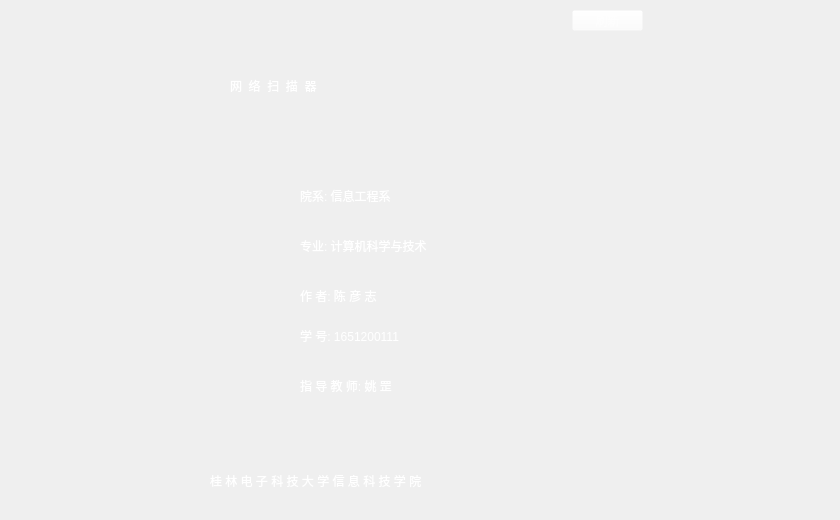
    <widget class="QWidget" name="tab">
     <property name="styleSheet">
      <string notr="true">QWidget#tab{
	border-image: url(:/background/images/background/webscan.jpg);
}</string>
     </property>
     <attribute name="title">
      <string>主页面</string>
     </attribute>
     <widget class="QLabel" name="label">
      <property name="geometry">
       <rect>
        <x>230</x>
        <y>60</y>
        <width>351</width>
        <height>51</height>
       </rect>
      </property>
      <property name="styleSheet">
       <string notr="true">color: rgb(255, 255, 255);
font: 48pt &quot;Helvetica Neue&quot;;</string>
      </property>
      <property name="text">
       <string>网  络  扫  描  器</string>
      </property>
     </widget>
     <widget class="QLabel" name="label_2">
      <property name="geometry">
       <rect>
        <x>300</x>
        <y>180</y>
        <width>261</width>
        <height>31</height>
       </rect>
      </property>
      <property name="styleSheet">
       <string notr="true">color: rgb(255, 255, 255);
font: 24pt &quot;.AppleSystemUIFont&quot;;</string>
      </property>
      <property name="text">
       <string>院系: 信息工程系</string>
      </property>
     </widget>
     <widget class="QLabel" name="label_3">
      <property name="geometry">
       <rect>
        <x>300</x>
        <y>230</y>
        <width>261</width>
        <height>31</height>
       </rect>
      </property>
      <property name="styleSheet">
       <string notr="true">color: rgb(255, 255, 255);
font: 24pt &quot;.AppleSystemUIFont&quot;;</string>
      </property>
      <property name="text">
       <string>专业: 计算机科学与技术</string>
      </property>
     </widget>
     <widget class="QLabel" name="label_4">
      <property name="geometry">
       <rect>
        <x>300</x>
        <y>280</y>
        <width>161</width>
        <height>31</height>
       </rect>
      </property>
      <property name="styleSheet">
       <string notr="true">color: rgb(255, 255, 255);
font: 24pt &quot;.AppleSystemUIFont&quot;;</string>
      </property>
      <property name="text">
       <string>作 者: 陈 彦 志</string>
      </property>
     </widget>
     <widget class="QLabel" name="label_5">
      <property name="geometry">
       <rect>
        <x>300</x>
        <y>320</y>
        <width>201</width>
        <height>31</height>
       </rect>
      </property>
      <property name="styleSheet">
       <string notr="true">color: rgb(255, 255, 255);
font: 24pt &quot;.AppleSystemUIFont&quot;;</string>
      </property>
      <property name="text">
       <string>学 号: 1651200111</string>
      </property>
     </widget>
     <widget class="QLabel" name="label_6">
      <property name="geometry">
       <rect>
        <x>300</x>
        <y>370</y>
        <width>191</width>
        <height>31</height>
       </rect>
      </property>
      <property name="styleSheet">
       <string notr="true">color: rgb(255, 255, 255);
font: 24pt &quot;.AppleSystemUIFont&quot;;</string>
      </property>
      <property name="text">
       <string>指 导 教 师: 姚 罡</string>
      </property>
     </widget>
     <widget class="QLabel" name="label_7">
      <property name="geometry">
       <rect>
        <x>210</x>
        <y>450</y>
        <width>421</width>
        <height>61</height>
       </rect>
      </property>
      <property name="styleSheet">
       <string notr="true">color: rgb(255, 255, 255);
font: 24pt &quot;.AppleSystemUIFont&quot;;</string>
      </property>
      <property name="text">
       <string>桂 林 电 子 科 技 大 学 信 息 科 技 学 院</string>
      </property>
     </widget>
     <widget class="QLabel" name="selfIp_lab">
      <property name="geometry">
       <rect>
        <x>660</x>
        <y>10</y>
        <width>171</width>
        <height>21</height>
       </rect>
      </property>
      <property name="styleSheet">
       <string notr="true">QLabel{
	color: rgba(255, 255, 255,0.4);
	font: 24pt &quot;.AppleSystemUIFont&quot;;
}
QLabel:hover{
	color: rgba(255, 255, 255,0.6);
}</string>
      </property>
      <property name="text">
       <string/>
      </property>
     </widget>
     <widget class="QPushButton" name="pushButton">
      <property name="geometry">
       <rect>
        <x>572</x>
        <y>10</y>
        <width>71</width>
        <height>21</height>
       </rect>
      </property>
      <property name="styleSheet">
       <string notr="true">QPushButton{
	color: rgba(255, 255, 255,0.4);
	font: 15pt &quot;.AppleSystemUIFont&quot;;
	background-color: rgba(255, 255, 255, 0);
}
QPushButton:hover{
	color: rgba(255, 255, 255,0.6);
}</string>
      </property>
      <property name="text">
       <string>刷新</string>
      </property>
     </widget>
    </widget>
